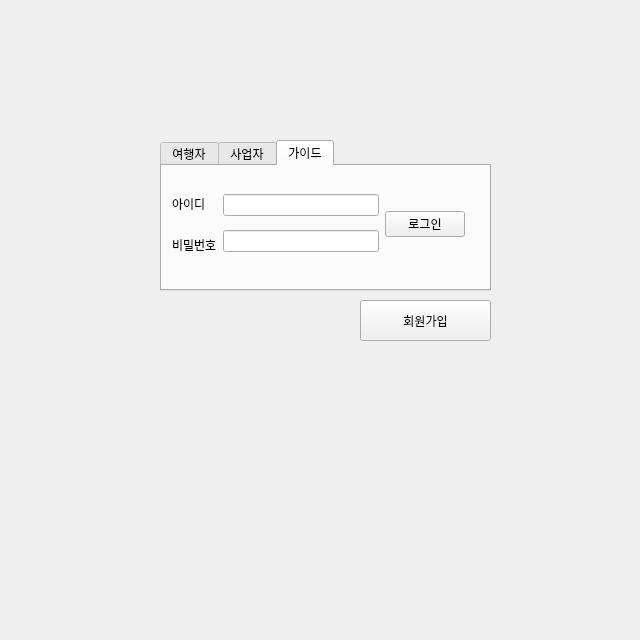
<?xml version="1.0" encoding="UTF-8"?>
<ui version="4.0">
 <class>Login</class>
 <widget class="QDialog" name="Login">
  <property name="geometry">
   <rect>
    <x>0</x>
    <y>0</y>
    <width>640</width>
    <height>640</height>
   </rect>
  </property>
  <property name="windowTitle">
   <string>Dialog</string>
  </property>
  <widget class="QTabWidget" name="tabWidget">
   <property name="geometry">
    <rect>
     <x>160</x>
     <y>140</y>
     <width>331</width>
     <height>151</height>
    </rect>
   </property>
   <property name="toolTip">
    <string>&lt;html&gt;&lt;head/&gt;&lt;body&gt;&lt;p&gt;GUIDE&lt;/p&gt;&lt;/body&gt;&lt;/html&gt;</string>
   </property>
   <property name="currentIndex">
    <number>2</number>
   </property>
   <widget class="QWidget" name="tab">
    <attribute name="title">
     <string>여행자</string>
    </attribute>
    <widget class="QWidget" name="layoutWidget">
     <property name="geometry">
      <rect>
       <x>10</x>
       <y>20</y>
       <width>293</width>
       <height>76</height>
      </rect>
     </property>
     <layout class="QHBoxLayout" name="horizontalLayout_2">
      <item>
       <layout class="QHBoxLayout" name="horizontalLayout">
        <item>
         <layout class="QVBoxLayout" name="verticalLayout">
          <item>
           <widget class="QLabel" name="label">
            <property name="text">
             <string>아이디</string>
            </property>
           </widget>
          </item>
          <item>
           <widget class="QLabel" name="label_2">
            <property name="text">
             <string>비밀번호</string>
            </property>
           </widget>
          </item>
         </layout>
        </item>
        <item>
         <layout class="QVBoxLayout" name="verticalLayout_2">
          <item>
           <widget class="QLineEdit" name="lineEdit"/>
          </item>
          <item>
           <widget class="QLineEdit" name="lineEdit_2"/>
          </item>
         </layout>
        </item>
       </layout>
      </item>
      <item>
       <widget class="QPushButton" name="pushButton">
        <property name="text">
         <string>로그인</string>
        </property>
       </widget>
      </item>
     </layout>
    </widget>
   </widget>
   <widget class="QWidget" name="tab_2">
    <attribute name="title">
     <string>사업자</string>
    </attribute>
    <widget class="QWidget" name="layoutWidget">
     <property name="geometry">
      <rect>
       <x>10</x>
       <y>20</y>
       <width>293</width>
       <height>76</height>
      </rect>
     </property>
     <layout class="QHBoxLayout" name="horizontalLayout_3">
      <item>
       <layout class="QHBoxLayout" name="horizontalLayout_4">
        <item>
         <layout class="QVBoxLayout" name="verticalLayout_3">
          <item>
           <widget class="QLabel" name="label_3">
            <property name="text">
             <string>아이디</string>
            </property>
           </widget>
          </item>
          <item>
           <widget class="QLabel" name="label_4">
            <property name="text">
             <string>비밀번호</string>
            </property>
           </widget>
          </item>
         </layout>
        </item>
        <item>
         <layout class="QVBoxLayout" name="verticalLayout_4">
          <item>
           <widget class="QLineEdit" name="lineEdit_3"/>
          </item>
          <item>
           <widget class="QLineEdit" name="lineEdit_4"/>
          </item>
         </layout>
        </item>
       </layout>
      </item>
      <item>
       <widget class="QPushButton" name="pushButton_3">
        <property name="text">
         <string>로그인</string>
        </property>
       </widget>
      </item>
     </layout>
    </widget>
   </widget>
   <widget class="QWidget" name="tab_3">
    <attribute name="title">
     <string>가이드</string>
    </attribute>
    <widget class="QWidget" name="layoutWidget_2">
     <property name="geometry">
      <rect>
       <x>10</x>
       <y>20</y>
       <width>293</width>
       <height>76</height>
      </rect>
     </property>
     <layout class="QHBoxLayout" name="horizontalLayout_5">
      <item>
       <layout class="QHBoxLayout" name="horizontalLayout_6">
        <item>
         <layout class="QVBoxLayout" name="verticalLayout_5">
          <item>
           <widget class="QLabel" name="label_5">
            <property name="text">
             <string>아이디</string>
            </property>
           </widget>
          </item>
          <item>
           <widget class="QLabel" name="label_6">
            <property name="text">
             <string>비밀번호</string>
            </property>
           </widget>
          </item>
         </layout>
        </item>
        <item>
         <layout class="QVBoxLayout" name="verticalLayout_6">
          <item>
           <widget class="QLineEdit" name="lineEdit_5"/>
          </item>
          <item>
           <widget class="QLineEdit" name="lineEdit_6"/>
          </item>
         </layout>
        </item>
       </layout>
      </item>
      <item>
       <widget class="QPushButton" name="pushButton_4">
        <property name="text">
         <string>로그인</string>
        </property>
       </widget>
      </item>
     </layout>
    </widget>
   </widget>
  </widget>
  <widget class="QPushButton" name="pushButton_5">
   <property name="geometry">
    <rect>
     <x>360</x>
     <y>300</y>
     <width>131</width>
     <height>41</height>
    </rect>
   </property>
   <property name="text">
    <string>회원가입</string>
   </property>
  </widget>
  <widget class="QLabel" name="label_7">
   <property name="geometry">
    <rect>
     <x>40</x>
     <y>570</y>
     <width>191</width>
     <height>31</height>
    </rect>
   </property>
   <property name="text">
    <string/>
   </property>
  </widget>
 </widget>
 <resources/>
 <connections/>
</ui>
